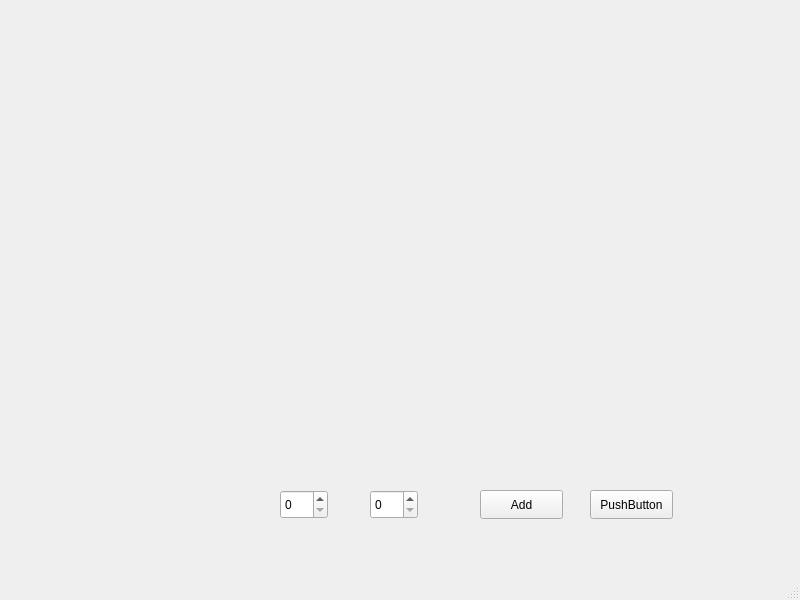
<?xml version="1.0" encoding="UTF-8"?>
<ui version="4.0">
 <class>MainWindow</class>
 <widget class="QMainWindow" name="MainWindow">
  <property name="geometry">
   <rect>
    <x>0</x>
    <y>0</y>
    <width>800</width>
    <height>600</height>
   </rect>
  </property>
  <property name="windowTitle">
   <string>MainWindow</string>
  </property>
  <widget class="QWidget" name="centralwidget">
   <widget class="QCustomPlot" name="plot" native="true">
    <property name="geometry">
     <rect>
      <x>110</x>
      <y>20</y>
      <width>561</width>
      <height>401</height>
     </rect>
    </property>
   </widget>
   <widget class="QPushButton" name="btn_add">
    <property name="geometry">
     <rect>
      <x>480</x>
      <y>490</y>
      <width>83</width>
      <height>29</height>
     </rect>
    </property>
    <property name="text">
     <string>Add</string>
    </property>
   </widget>
   <widget class="QPushButton" name="btn_clear">
    <property name="geometry">
     <rect>
      <x>590</x>
      <y>490</y>
      <width>83</width>
      <height>29</height>
     </rect>
    </property>
    <property name="text">
     <string>PushButton</string>
    </property>
   </widget>
   <widget class="QSpinBox" name="bx_x">
    <property name="geometry">
     <rect>
      <x>280</x>
      <y>490</y>
      <width>48</width>
      <height>29</height>
     </rect>
    </property>
   </widget>
   <widget class="QSpinBox" name="bx_y">
    <property name="geometry">
     <rect>
      <x>370</x>
      <y>490</y>
      <width>48</width>
      <height>29</height>
     </rect>
    </property>
   </widget>
  </widget>
  <widget class="QMenuBar" name="menubar">
   <property name="geometry">
    <rect>
     <x>0</x>
     <y>0</y>
     <width>800</width>
     <height>25</height>
    </rect>
   </property>
  </widget>
  <widget class="QStatusBar" name="statusbar"/>
 </widget>
 <customwidgets>
  <customwidget>
   <class>QCustomPlot</class>
   <extends>QWidget</extends>
   <header>qcustomplot.h</header>
   <container>1</container>
  </customwidget>
 </customwidgets>
 <resources/>
 <connections/>
</ui>
